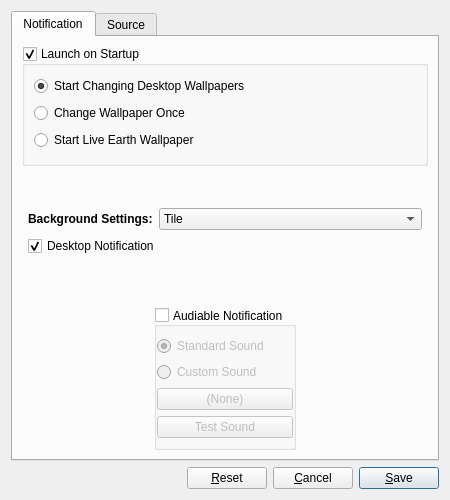
<?xml version="1.0" encoding="UTF-8"?>
<ui version="4.0">
 <class>Preferences</class>
 <widget class="QDialog" name="Preferences">
  <property name="geometry">
   <rect>
    <x>0</x>
    <y>0</y>
    <width>450</width>
    <height>500</height>
   </rect>
  </property>
  <property name="sizePolicy">
   <sizepolicy hsizetype="Fixed" vsizetype="Fixed">
    <horstretch>0</horstretch>
    <verstretch>0</verstretch>
   </sizepolicy>
  </property>
  <property name="minimumSize">
   <size>
    <width>450</width>
    <height>500</height>
   </size>
  </property>
  <property name="maximumSize">
   <size>
    <width>1000</width>
    <height>1000</height>
   </size>
  </property>
  <property name="windowTitle">
   <string>Preferences</string>
  </property>
  <property name="windowIcon">
   <iconset>
    <normaloff>:/icons/Pictures/wallpaper.png</normaloff>:/icons/Pictures/wallpaper.png</iconset>
  </property>
  <property name="layoutDirection">
   <enum>Qt::LeftToRight</enum>
  </property>
  <layout class="QVBoxLayout" name="verticalLayout">
   <item>
    <widget class="QTabWidget" name="tabWidget">
     <property name="tabShape">
      <enum>QTabWidget::Rounded</enum>
     </property>
     <property name="currentIndex">
      <number>0</number>
     </property>
     <widget class="QWidget" name="tab">
      <attribute name="title">
       <string>Notification</string>
      </attribute>
      <layout class="QVBoxLayout" name="verticalLayout_5">
       <item>
        <widget class="QGroupBox" name="startupOptionsGroupBox">
         <property name="title">
          <string>Launch on Startup</string>
         </property>
         <property name="flat">
          <bool>false</bool>
         </property>
         <property name="checkable">
          <bool>true</bool>
         </property>
         <property name="checked">
          <bool>true</bool>
         </property>
         <layout class="QVBoxLayout" name="verticalLayout_3">
          <property name="bottomMargin">
           <number>9</number>
          </property>
          <item>
           <widget class="QRadioButton" name="startupRunRadio">
            <property name="focusPolicy">
             <enum>Qt::NoFocus</enum>
            </property>
            <property name="text">
             <string>Start Changing Desktop Wallpapers</string>
            </property>
            <property name="checked">
             <bool>true</bool>
            </property>
            <property name="autoExclusive">
             <bool>true</bool>
            </property>
            <attribute name="buttonGroup">
             <string>startupOptionsGroup</string>
            </attribute>
           </widget>
          </item>
          <item>
           <widget class="QRadioButton" name="startupChangeOnceRadio">
            <property name="focusPolicy">
             <enum>Qt::NoFocus</enum>
            </property>
            <property name="text">
             <string>Change Wallpaper Once</string>
            </property>
            <property name="checked">
             <bool>false</bool>
            </property>
            <attribute name="buttonGroup">
             <string>startupOptionsGroup</string>
            </attribute>
           </widget>
          </item>
          <item>
           <widget class="QRadioButton" name="startupLiveEarthRadio">
            <property name="enabled">
             <bool>true</bool>
            </property>
            <property name="focusPolicy">
             <enum>Qt::NoFocus</enum>
            </property>
            <property name="text">
             <string>Start Live Earth Wallpaper</string>
            </property>
            <property name="checkable">
             <bool>true</bool>
            </property>
            <property name="checked">
             <bool>false</bool>
            </property>
            <attribute name="buttonGroup">
             <string>startupOptionsGroup</string>
            </attribute>
           </widget>
          </item>
         </layout>
        </widget>
       </item>
       <item>
        <layout class="QFormLayout" name="comboFormLayout">
         <property name="fieldGrowthPolicy">
          <enum>QFormLayout::AllNonFixedFieldsGrow</enum>
         </property>
         <property name="formAlignment">
          <set>Qt::AlignLeading|Qt::AlignLeft|Qt::AlignVCenter</set>
         </property>
         <property name="leftMargin">
          <number>6</number>
         </property>
         <property name="topMargin">
          <number>0</number>
         </property>
         <property name="rightMargin">
          <number>6</number>
         </property>
         <property name="bottomMargin">
          <number>0</number>
         </property>
         <item row="0" column="0">
          <widget class="QLabel" name="backgroundSettingsLabel">
           <property name="font">
            <font>
             <weight>75</weight>
             <bold>true</bold>
            </font>
           </property>
           <property name="text">
            <string>Background Settings:</string>
           </property>
           <property name="buddy">
            <cstring>backgroundSettingsCombo</cstring>
           </property>
          </widget>
         </item>
         <item row="0" column="1">
          <widget class="QComboBox" name="backgroundSettingsCombo">
           <property name="focusPolicy">
            <enum>Qt::NoFocus</enum>
           </property>
           <item>
            <property name="text">
             <string>Tile</string>
            </property>
           </item>
           <item>
            <property name="text">
             <string>Zoom</string>
            </property>
           </item>
           <item>
            <property name="text">
             <string>Center</string>
            </property>
           </item>
           <item>
            <property name="text">
             <string>Scale</string>
            </property>
           </item>
           <item>
            <property name="text">
             <string>Stretch</string>
            </property>
           </item>
           <item>
            <property name="text">
             <string>Span</string>
            </property>
           </item>
          </widget>
         </item>
         <item row="1" column="0" colspan="2">
          <widget class="QCheckBox" name="desktopNotificationCheckBox">
           <property name="focusPolicy">
            <enum>Qt::NoFocus</enum>
           </property>
           <property name="text">
            <string>Desktop Notification</string>
           </property>
           <property name="checked">
            <bool>true</bool>
           </property>
          </widget>
         </item>
        </layout>
       </item>
       <item>
        <layout class="QHBoxLayout" name="horizontalLayout">
         <property name="topMargin">
          <number>10</number>
         </property>
         <item>
          <widget class="QLabel" name="speakerLLabel">
           <property name="minimumSize">
            <size>
             <width>96</width>
             <height>128</height>
            </size>
           </property>
           <property name="maximumSize">
            <size>
             <width>256</width>
             <height>256</height>
            </size>
           </property>
           <property name="text">
            <string/>
           </property>
           <property name="pixmap">
            <pixmap resource="icons.qrc">:/icons/Pictures/speakerL.png</pixmap>
           </property>
           <property name="scaledContents">
            <bool>true</bool>
           </property>
           <property name="margin">
            <number>5</number>
           </property>
          </widget>
         </item>
         <item>
          <widget class="QGroupBox" name="soundNotificationGroupBox">
           <property name="font">
            <font>
             <weight>50</weight>
             <bold>false</bold>
            </font>
           </property>
           <property name="autoFillBackground">
            <bool>false</bool>
           </property>
           <property name="title">
            <string>Audiable Notification</string>
           </property>
           <property name="alignment">
            <set>Qt::AlignLeading|Qt::AlignLeft|Qt::AlignVCenter</set>
           </property>
           <property name="flat">
            <bool>true</bool>
           </property>
           <property name="checkable">
            <bool>true</bool>
           </property>
           <property name="checked">
            <bool>false</bool>
           </property>
           <layout class="QVBoxLayout" name="verticalLayout_2">
            <property name="leftMargin">
             <number>0</number>
            </property>
            <property name="topMargin">
             <number>9</number>
            </property>
            <property name="rightMargin">
             <number>0</number>
            </property>
            <property name="bottomMargin">
             <number>9</number>
            </property>
            <item>
             <layout class="QVBoxLayout" name="verticalLayout_4">
              <property name="topMargin">
               <number>0</number>
              </property>
              <item>
               <widget class="QRadioButton" name="standardSoundRadio">
                <property name="text">
                 <string>Standard Sound</string>
                </property>
                <property name="checked">
                 <bool>true</bool>
                </property>
                <attribute name="buttonGroup">
                 <string>customSoundOptionsGroup</string>
                </attribute>
               </widget>
              </item>
              <item>
               <widget class="QRadioButton" name="customSoundRadio">
                <property name="focusPolicy">
                 <enum>Qt::NoFocus</enum>
                </property>
                <property name="text">
                 <string>Custom Sound</string>
                </property>
                <property name="checked">
                 <bool>false</bool>
                </property>
                <attribute name="buttonGroup">
                 <string>customSoundOptionsGroup</string>
                </attribute>
               </widget>
              </item>
             </layout>
            </item>
            <item>
             <widget class="QPushButton" name="browseSoundButton">
              <property name="focusPolicy">
               <enum>Qt::NoFocus</enum>
              </property>
              <property name="toolTip">
               <string>Click to select your own sound</string>
              </property>
              <property name="text">
               <string>(None)</string>
              </property>
              <property name="icon">
               <iconset>
                <normaloff>:/icons/Pictures/audio-x-generic.png</normaloff>:/icons/Pictures/audio-x-generic.png</iconset>
              </property>
              <property name="iconSize">
               <size>
                <width>20</width>
                <height>20</height>
               </size>
              </property>
              <property name="autoDefault">
               <bool>false</bool>
              </property>
             </widget>
            </item>
            <item>
             <widget class="QPushButton" name="testSoundButton">
              <property name="text">
               <string>Test Sound</string>
              </property>
             </widget>
            </item>
           </layout>
          </widget>
         </item>
         <item>
          <widget class="QLabel" name="speakerRLabel">
           <property name="minimumSize">
            <size>
             <width>96</width>
             <height>128</height>
            </size>
           </property>
           <property name="maximumSize">
            <size>
             <width>256</width>
             <height>256</height>
            </size>
           </property>
           <property name="text">
            <string/>
           </property>
           <property name="pixmap">
            <pixmap resource="icons.qrc">:/icons/Pictures/speakerR.png</pixmap>
           </property>
           <property name="scaledContents">
            <bool>true</bool>
           </property>
           <property name="margin">
            <number>5</number>
           </property>
          </widget>
         </item>
        </layout>
       </item>
      </layout>
      <zorder>startupOptionsGroupBox</zorder>
      <zorder></zorder>
     </widget>
     <widget class="QWidget" name="tab_2">
      <attribute name="title">
       <string>Source</string>
      </attribute>
      <layout class="QVBoxLayout" name="verticalLayout_6">
       <item>
        <widget class="QCheckBox" name="checkBox">
         <property name="text">
          <string>CheckBox</string>
         </property>
        </widget>
       </item>
       <item>
        <widget class="QGroupBox" name="groupBox">
         <property name="title">
          <string>GroupBox</string>
         </property>
         <property name="checkable">
          <bool>true</bool>
         </property>
         <layout class="QFormLayout" name="formLayout">
          <item row="0" column="0">
           <widget class="QRadioButton" name="liveEarthRadioRectangular">
            <property name="text">
             <string>&amp;Rectangular</string>
            </property>
            <property name="checked">
             <bool>true</bool>
            </property>
           </widget>
          </item>
          <item row="0" column="1">
           <widget class="QLabel" name="liveEarthRectangularLabel">
            <property name="minimumSize">
             <size>
              <width>200</width>
              <height>100</height>
             </size>
            </property>
            <property name="maximumSize">
             <size>
              <width>400</width>
              <height>100</height>
             </size>
            </property>
            <property name="text">
             <string/>
            </property>
            <property name="pixmap">
             <pixmap resource="icons.qrc">:/icons/Pictures/world_sunlight_map_rectangular_small.jpg</pixmap>
            </property>
            <property name="scaledContents">
             <bool>false</bool>
            </property>
           </widget>
          </item>
          <item row="1" column="1">
           <widget class="QLabel" name="liveEarthHemisphereLabel">
            <property name="minimumSize">
             <size>
              <width>200</width>
              <height>100</height>
             </size>
            </property>
            <property name="maximumSize">
             <size>
              <width>400</width>
              <height>100</height>
             </size>
            </property>
            <property name="text">
             <string/>
            </property>
            <property name="pixmap">
             <pixmap resource="icons.qrc">:/icons/Pictures/world_sunlight_map_hemisphere_small.jpg</pixmap>
            </property>
            <property name="scaledContents">
             <bool>false</bool>
            </property>
            <property name="alignment">
             <set>Qt::AlignLeading|Qt::AlignLeft|Qt::AlignVCenter</set>
            </property>
           </widget>
          </item>
          <item row="1" column="0">
           <widget class="QRadioButton" name="liveEarthRadioHemisphere">
            <property name="text">
             <string>&amp;Hemisphere</string>
            </property>
           </widget>
          </item>
         </layout>
        </widget>
       </item>
      </layout>
     </widget>
    </widget>
   </item>
   <item>
    <layout class="QHBoxLayout" name="controlHorizontalLayout">
     <item>
      <spacer name="horizontalSpacer">
       <property name="orientation">
        <enum>Qt::Horizontal</enum>
       </property>
       <property name="sizeHint" stdset="0">
        <size>
         <width>40</width>
         <height>20</height>
        </size>
       </property>
      </spacer>
     </item>
     <item>
      <widget class="QPushButton" name="resetPreferencesButton">
       <property name="toolTip">
        <string>Reset preferences to the default onces</string>
       </property>
       <property name="text">
        <string>&amp;Reset</string>
       </property>
       <property name="autoDefault">
        <bool>true</bool>
       </property>
      </widget>
     </item>
     <item>
      <widget class="QPushButton" name="closeButton">
       <property name="text">
        <string>&amp;Cancel</string>
       </property>
       <property name="autoDefault">
        <bool>true</bool>
       </property>
      </widget>
     </item>
     <item>
      <widget class="QPushButton" name="saveButton">
       <property name="toolTip">
        <string>Save and close the dialog</string>
       </property>
       <property name="text">
        <string>&amp;Save</string>
       </property>
       <property name="autoDefault">
        <bool>true</bool>
       </property>
       <property name="default">
        <bool>true</bool>
       </property>
      </widget>
     </item>
    </layout>
   </item>
  </layout>
 </widget>
 <tabstops>
  <tabstop>closeButton</tabstop>
  <tabstop>resetPreferencesButton</tabstop>
  <tabstop>testSoundButton</tabstop>
  <tabstop>standardSoundRadio</tabstop>
  <tabstop>saveButton</tabstop>
 </tabstops>
 <resources>
  <include location="icons.qrc"/>
 </resources>
 <connections/>
 <designerdata>
  <property name="gridDeltaX">
   <number>10</number>
  </property>
  <property name="gridDeltaY">
   <number>10</number>
  </property>
  <property name="gridSnapX">
   <bool>true</bool>
  </property>
  <property name="gridSnapY">
   <bool>true</bool>
  </property>
  <property name="gridVisible">
   <bool>true</bool>
  </property>
 </designerdata>
 <buttongroups>
  <buttongroup name="customSoundOptionsGroup"/>
  <buttongroup name="startupOptionsGroup"/>
 </buttongroups>
</ui>
